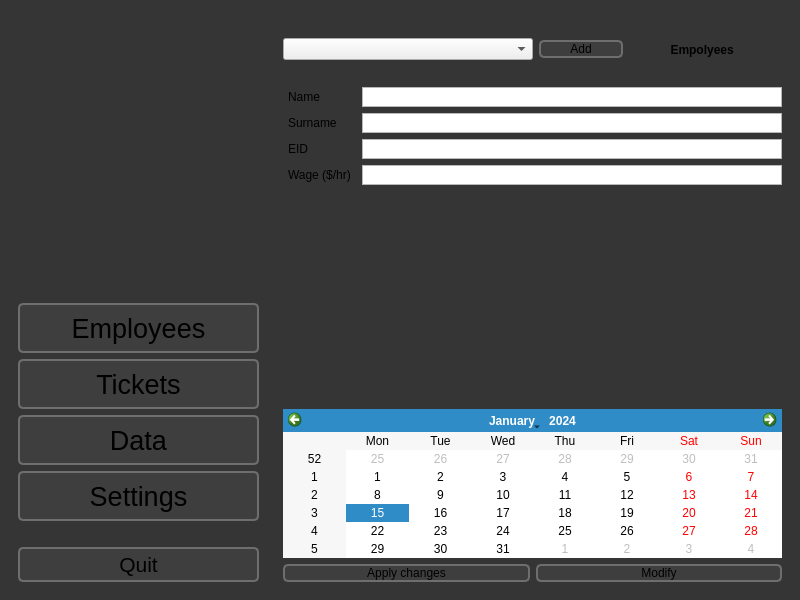
<?xml version="1.0" encoding="UTF-8"?>
<ui version="4.0">
 <class>MainWindow</class>
 <widget class="QMainWindow" name="MainWindow">
  <property name="geometry">
   <rect>
    <x>0</x>
    <y>0</y>
    <width>800</width>
    <height>600</height>
   </rect>
  </property>
  <property name="minimumSize">
   <size>
    <width>800</width>
    <height>600</height>
   </size>
  </property>
  <property name="sizeIncrement">
   <size>
    <width>1</width>
    <height>0</height>
   </size>
  </property>
  <property name="palette">
   <palette>
    <active>
     <colorrole role="Window">
      <brush brushstyle="SolidPattern">
       <color alpha="255">
        <red>53</red>
        <green>53</green>
        <blue>53</blue>
       </color>
      </brush>
     </colorrole>
    </active>
    <inactive>
     <colorrole role="Window">
      <brush brushstyle="SolidPattern">
       <color alpha="255">
        <red>53</red>
        <green>53</green>
        <blue>53</blue>
       </color>
      </brush>
     </colorrole>
    </inactive>
    <disabled>
     <colorrole role="Base">
      <brush brushstyle="SolidPattern">
       <color alpha="255">
        <red>53</red>
        <green>53</green>
        <blue>53</blue>
       </color>
      </brush>
     </colorrole>
     <colorrole role="Window">
      <brush brushstyle="SolidPattern">
       <color alpha="255">
        <red>53</red>
        <green>53</green>
        <blue>53</blue>
       </color>
      </brush>
     </colorrole>
    </disabled>
   </palette>
  </property>
  <property name="windowTitle">
   <string>MainWindow</string>
  </property>
  <property name="autoFillBackground">
   <bool>true</bool>
  </property>
  <widget class="QWidget" name="centralwidget">
   <property name="minimumSize">
    <size>
     <width>400</width>
     <height>300</height>
    </size>
   </property>
   <property name="palette">
    <palette>
     <active>
      <colorrole role="Base">
       <brush brushstyle="SolidPattern">
        <color alpha="255">
         <red>132</red>
         <green>132</green>
         <blue>132</blue>
        </color>
       </brush>
      </colorrole>
      <colorrole role="Window">
       <brush brushstyle="SolidPattern">
        <color alpha="255">
         <red>53</red>
         <green>53</green>
         <blue>53</blue>
        </color>
       </brush>
      </colorrole>
     </active>
     <inactive>
      <colorrole role="Base">
       <brush brushstyle="SolidPattern">
        <color alpha="255">
         <red>132</red>
         <green>132</green>
         <blue>132</blue>
        </color>
       </brush>
      </colorrole>
      <colorrole role="Window">
       <brush brushstyle="SolidPattern">
        <color alpha="255">
         <red>53</red>
         <green>53</green>
         <blue>53</blue>
        </color>
       </brush>
      </colorrole>
     </inactive>
     <disabled>
      <colorrole role="Base">
       <brush brushstyle="SolidPattern">
        <color alpha="255">
         <red>53</red>
         <green>53</green>
         <blue>53</blue>
        </color>
       </brush>
      </colorrole>
      <colorrole role="Window">
       <brush brushstyle="SolidPattern">
        <color alpha="255">
         <red>53</red>
         <green>53</green>
         <blue>53</blue>
        </color>
       </brush>
      </colorrole>
     </disabled>
    </palette>
   </property>
   <property name="autoFillBackground">
    <bool>true</bool>
   </property>
   <property name="styleSheet">
    <string notr="true">QPushButton {
    border: 2px solid #6e6e6f;
    border-radius: 5px;
    background-color: #3e3e3e;
    min-width: 80px;
}

QPushButton:flat {
    border: none; /* no border for a flat push button */
}

QPushButton:default {
    border-color: navy; 
}

QPushButton:hover
{
   background-color:#4e4e4e;
}

QPushButton:pressed {
    background-color: #5e5e5e;
}</string>
   </property>
   <layout class="QHBoxLayout" name="horizontalLayout" stretch="1,2">
    <item>
     <widget class="QWidget" name="leftSideMenu" native="true">
      <property name="palette">
       <palette>
        <active>
         <colorrole role="Window">
          <brush brushstyle="SolidPattern">
           <color alpha="255">
            <red>53</red>
            <green>53</green>
            <blue>53</blue>
           </color>
          </brush>
         </colorrole>
        </active>
        <inactive>
         <colorrole role="Window">
          <brush brushstyle="SolidPattern">
           <color alpha="255">
            <red>53</red>
            <green>53</green>
            <blue>53</blue>
           </color>
          </brush>
         </colorrole>
        </inactive>
        <disabled>
         <colorrole role="Base">
          <brush brushstyle="SolidPattern">
           <color alpha="255">
            <red>53</red>
            <green>53</green>
            <blue>53</blue>
           </color>
          </brush>
         </colorrole>
         <colorrole role="Window">
          <brush brushstyle="SolidPattern">
           <color alpha="255">
            <red>53</red>
            <green>53</green>
            <blue>53</blue>
           </color>
          </brush>
         </colorrole>
        </disabled>
       </palette>
      </property>
      <property name="autoFillBackground">
       <bool>true</bool>
      </property>
      <layout class="QVBoxLayout" name="verticalLayout">
       <item>
        <widget class="QLabel" name="label">
         <property name="text">
          <string/>
         </property>
         <property name="pixmap">
          <pixmap>imgs/PngItem_6827582.png</pixmap>
         </property>
         <property name="scaledContents">
          <bool>true</bool>
         </property>
        </widget>
       </item>
       <item>
        <widget class="QPushButton" name="emplBtn">
         <property name="minimumSize">
          <size>
           <width>84</width>
           <height>50</height>
          </size>
         </property>
         <property name="font">
          <font>
           <pointsize>20</pointsize>
           <bold>false</bold>
           <strikeout>false</strikeout>
          </font>
         </property>
         <property name="autoFillBackground">
          <bool>false</bool>
         </property>
         <property name="styleSheet">
          <string notr="true"/>
         </property>
         <property name="text">
          <string>Employees</string>
         </property>
         <property name="autoDefault">
          <bool>false</bool>
         </property>
         <property name="default">
          <bool>false</bool>
         </property>
         <property name="flat">
          <bool>false</bool>
         </property>
        </widget>
       </item>
       <item>
        <widget class="QPushButton" name="tktsBtn">
         <property name="minimumSize">
          <size>
           <width>84</width>
           <height>50</height>
          </size>
         </property>
         <property name="font">
          <font>
           <pointsize>20</pointsize>
           <bold>false</bold>
          </font>
         </property>
         <property name="text">
          <string>Tickets</string>
         </property>
        </widget>
       </item>
       <item>
        <widget class="QPushButton" name="dataBtn">
         <property name="minimumSize">
          <size>
           <width>84</width>
           <height>50</height>
          </size>
         </property>
         <property name="font">
          <font>
           <pointsize>20</pointsize>
           <bold>false</bold>
          </font>
         </property>
         <property name="text">
          <string>Data</string>
         </property>
        </widget>
       </item>
       <item>
        <widget class="QPushButton" name="stngsBtn">
         <property name="minimumSize">
          <size>
           <width>84</width>
           <height>50</height>
          </size>
         </property>
         <property name="font">
          <font>
           <pointsize>20</pointsize>
           <bold>false</bold>
          </font>
         </property>
         <property name="text">
          <string>Settings</string>
         </property>
        </widget>
       </item>
       <item>
        <spacer name="verticalSpacer">
         <property name="orientation">
          <enum>Qt::Vertical</enum>
         </property>
         <property name="sizeType">
          <enum>QSizePolicy::Minimum</enum>
         </property>
         <property name="sizeHint" stdset="0">
          <size>
           <width>10</width>
           <height>20</height>
          </size>
         </property>
        </spacer>
       </item>
       <item>
        <widget class="QPushButton" name="quitBtn">
         <property name="minimumSize">
          <size>
           <width>84</width>
           <height>35</height>
          </size>
         </property>
         <property name="sizeIncrement">
          <size>
           <width>0</width>
           <height>0</height>
          </size>
         </property>
         <property name="font">
          <font>
           <pointsize>16</pointsize>
           <bold>false</bold>
          </font>
         </property>
         <property name="text">
          <string>Quit</string>
         </property>
        </widget>
       </item>
      </layout>
     </widget>
    </item>
    <item>
     <widget class="QStackedWidget" name="Tabs">
      <property name="palette">
       <palette>
        <active/>
        <inactive/>
        <disabled/>
       </palette>
      </property>
      <property name="currentIndex">
       <number>0</number>
      </property>
      <widget class="QWidget" name="empWin">
       <property name="enabled">
        <bool>true</bool>
       </property>
       <property name="palette">
        <palette>
         <active/>
         <inactive/>
         <disabled/>
        </palette>
       </property>
       <property name="styleSheet">
        <string notr="true">QLabel {
    qproperty-alignment: AlignCenter;
	font-size: 12px; /* Adjust the font size to make labels smaller */
    padding: 2px; /* Adjust padding for better fitting */
}</string>
       </property>
       <layout class="QVBoxLayout" name="verticalLayout_2" stretch="1,5,2,1">
        <item>
         <layout class="QHBoxLayout" name="horizontalLayout_2" stretch="5,1,4">
          <item>
           <widget class="QComboBox" name="empListDropBox">
            <property name="minimumSize">
             <size>
              <width>250</width>
              <height>0</height>
             </size>
            </property>
           </widget>
          </item>
          <item>
           <widget class="QPushButton" name="empAddButton">
            <property name="text">
             <string>Add</string>
            </property>
           </widget>
          </item>
          <item>
           <widget class="QLabel" name="empPageHeader">
            <property name="minimumSize">
             <size>
              <width>100</width>
              <height>0</height>
             </size>
            </property>
            <property name="font">
             <font>
              <family>Segoe UI</family>
              <pointsize>-1</pointsize>
              <bold>true</bold>
             </font>
            </property>
            <property name="text">
             <string> Empolyees   </string>
            </property>
            <property name="alignment">
             <set>Qt::AlignCenter</set>
            </property>
           </widget>
          </item>
         </layout>
        </item>
        <item>
         <layout class="QGridLayout" name="gridLayout" columnstretch="1,10,0">
          <item row="1" column="1">
           <widget class="QPlainTextEdit" name="empSurNBox">
            <property name="maximumSize">
             <size>
              <width>16777215</width>
              <height>20</height>
             </size>
            </property>
            <property name="verticalScrollBarPolicy">
             <enum>Qt::ScrollBarAlwaysOff</enum>
            </property>
            <property name="horizontalScrollBarPolicy">
             <enum>Qt::ScrollBarAlwaysOff</enum>
            </property>
            <property name="readOnly">
             <bool>true</bool>
            </property>
           </widget>
          </item>
          <item row="3" column="1">
           <widget class="QPlainTextEdit" name="empWageBox">
            <property name="maximumSize">
             <size>
              <width>16777215</width>
              <height>20</height>
             </size>
            </property>
            <property name="verticalScrollBarPolicy">
             <enum>Qt::ScrollBarAlwaysOff</enum>
            </property>
            <property name="horizontalScrollBarPolicy">
             <enum>Qt::ScrollBarAlwaysOff</enum>
            </property>
            <property name="readOnly">
             <bool>true</bool>
            </property>
           </widget>
          </item>
          <item row="2" column="0">
           <widget class="QLabel" name="empIDLabel">
            <property name="text">
             <string>EID</string>
            </property>
           </widget>
          </item>
          <item row="2" column="1">
           <widget class="QPlainTextEdit" name="empIDBox">
            <property name="maximumSize">
             <size>
              <width>16777215</width>
              <height>20</height>
             </size>
            </property>
            <property name="verticalScrollBarPolicy">
             <enum>Qt::ScrollBarAlwaysOff</enum>
            </property>
            <property name="horizontalScrollBarPolicy">
             <enum>Qt::ScrollBarAlwaysOff</enum>
            </property>
            <property name="readOnly">
             <bool>true</bool>
            </property>
           </widget>
          </item>
          <item row="0" column="0">
           <widget class="QLabel" name="empNameLabel">
            <property name="text">
             <string>Name</string>
            </property>
           </widget>
          </item>
          <item row="0" column="1">
           <widget class="QPlainTextEdit" name="empNameBox">
            <property name="maximumSize">
             <size>
              <width>16777215</width>
              <height>20</height>
             </size>
            </property>
            <property name="verticalScrollBarPolicy">
             <enum>Qt::ScrollBarAlwaysOff</enum>
            </property>
            <property name="horizontalScrollBarPolicy">
             <enum>Qt::ScrollBarAlwaysOff</enum>
            </property>
            <property name="readOnly">
             <bool>true</bool>
            </property>
           </widget>
          </item>
          <item row="3" column="0">
           <widget class="QLabel" name="empWageLabel">
            <property name="text">
             <string>Wage ($/hr)</string>
            </property>
           </widget>
          </item>
          <item row="1" column="0">
           <widget class="QLabel" name="empSurNLabel">
            <property name="text">
             <string>Surname</string>
            </property>
           </widget>
          </item>
          <item row="4" column="0">
           <spacer name="verticalSpacer_3">
            <property name="orientation">
             <enum>Qt::Vertical</enum>
            </property>
            <property name="sizeHint" stdset="0">
             <size>
              <width>20</width>
              <height>40</height>
             </size>
            </property>
           </spacer>
          </item>
         </layout>
        </item>
        <item>
         <layout class="QVBoxLayout" name="verticalLayout_4">
          <item>
           <widget class="QCalendarWidget" name="empCalendar"/>
          </item>
         </layout>
        </item>
        <item>
         <layout class="QHBoxLayout" name="horizontalLayout_3">
          <item>
           <widget class="QPushButton" name="empApplyChangesBtn">
            <property name="text">
             <string>Apply changes</string>
            </property>
           </widget>
          </item>
          <item>
           <widget class="QPushButton" name="empModBtn">
            <property name="text">
             <string>Modify</string>
            </property>
           </widget>
          </item>
         </layout>
        </item>
       </layout>
      </widget>
      <widget class="QWidget" name="TicWin">
       <property name="enabled">
        <bool>true</bool>
       </property>
      </widget>
     </widget>
    </item>
   </layout>
  </widget>
 </widget>
 <resources/>
 <connections/>
</ui>
